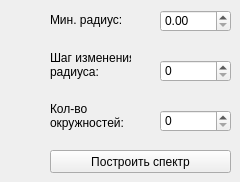
      <widget class="QWidget" name="spectre_circle">
       <attribute name="title">
        <string>Спектр</string>
       </attribute>
       <widget class="QLabel" name="lbl_min_radius">
        <property name="geometry">
         <rect>
          <x>50</x>
          <y>10</y>
          <width>71</width>
          <height>20</height>
         </rect>
        </property>
        <property name="text">
         <string>Мин. радиус:</string>
        </property>
       </widget>
       <widget class="QDoubleSpinBox" name="min_radius">
        <property name="geometry">
         <rect>
          <x>160</x>
          <y>10</y>
          <width>71</width>
          <height>22</height>
         </rect>
        </property>
        <property name="inputMethodHints">
         <set>Qt::ImhFormattedNumbersOnly|Qt::ImhPreferNumbers</set>
        </property>
        <property name="maximum">
         <double>10000.000000000000000</double>
        </property>
       </widget>
       <widget class="QLabel" name="lbl_num_circle">
        <property name="geometry">
         <rect>
          <x>50</x>
          <y>100</y>
          <width>91</width>
          <height>31</height>
         </rect>
        </property>
        <property name="text">
         <string>Кол-во
окружностей:</string>
        </property>
       </widget>
       <widget class="QPushButton" name="btn_get_circle_spectre">
        <property name="geometry">
         <rect>
          <x>50</x>
          <y>150</y>
          <width>181</width>
          <height>23</height>
         </rect>
        </property>
        <property name="text">
         <string>Построить спектр</string>
        </property>
       </widget>
       <widget class="QLabel" name="lbl_step_radius">
        <property name="geometry">
         <rect>
          <x>50</x>
          <y>49</y>
          <width>81</width>
          <height>31</height>
         </rect>
        </property>
        <property name="text">
         <string>Шаг изменения
радиуса:</string>
        </property>
       </widget>
       <widget class="QSpinBox" name="step_radius">
        <property name="geometry">
         <rect>
          <x>160</x>
          <y>60</y>
          <width>71</width>
          <height>22</height>
         </rect>
        </property>
       </widget>
       <widget class="QSpinBox" name="num_circle">
        <property name="geometry">
         <rect>
          <x>160</x>
          <y>110</y>
          <width>71</width>
          <height>22</height>
         </rect>
        </property>
       </widget>
      </widget>
